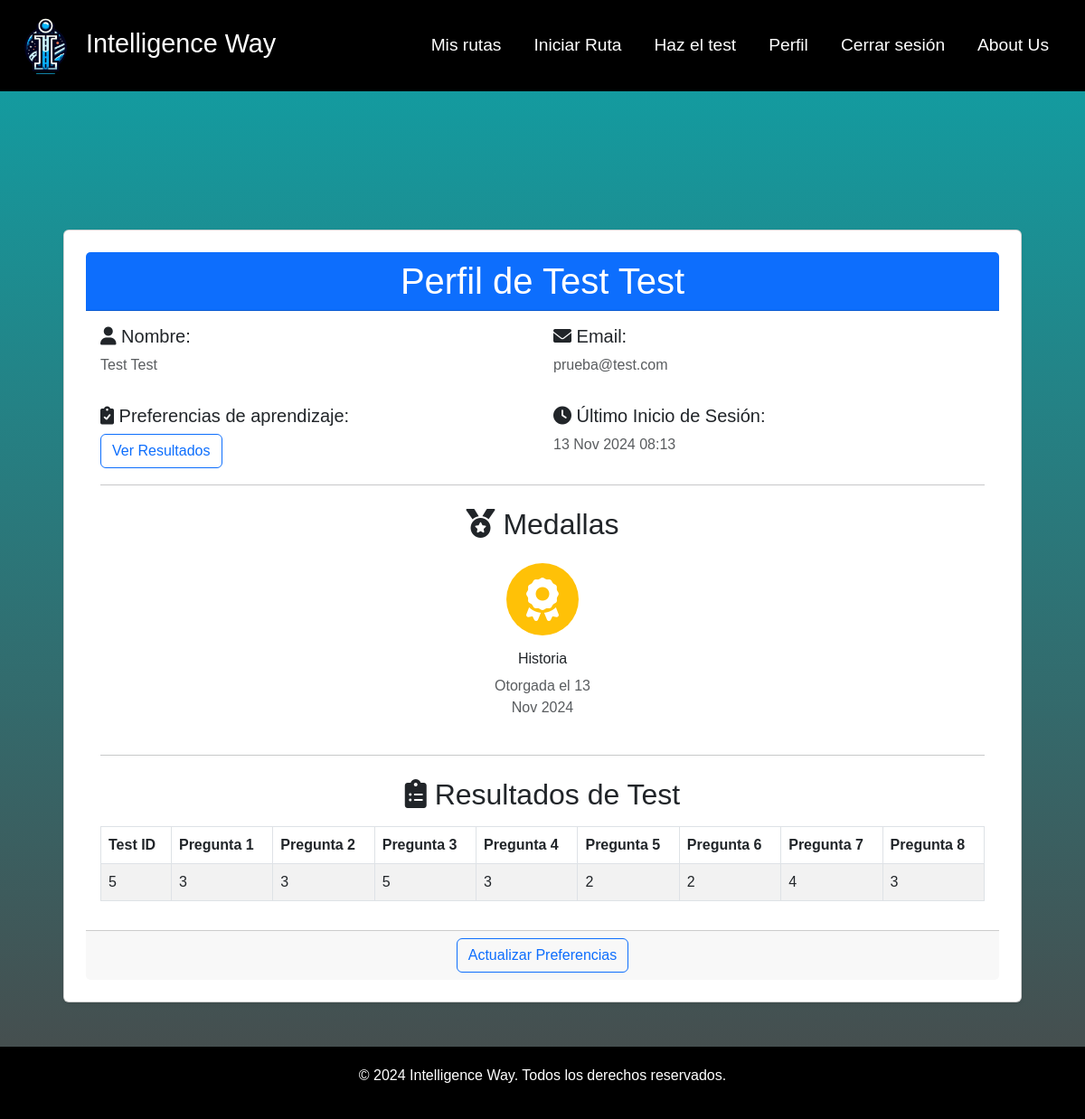
The page /account/ (signed in) on the database as committed earlier.
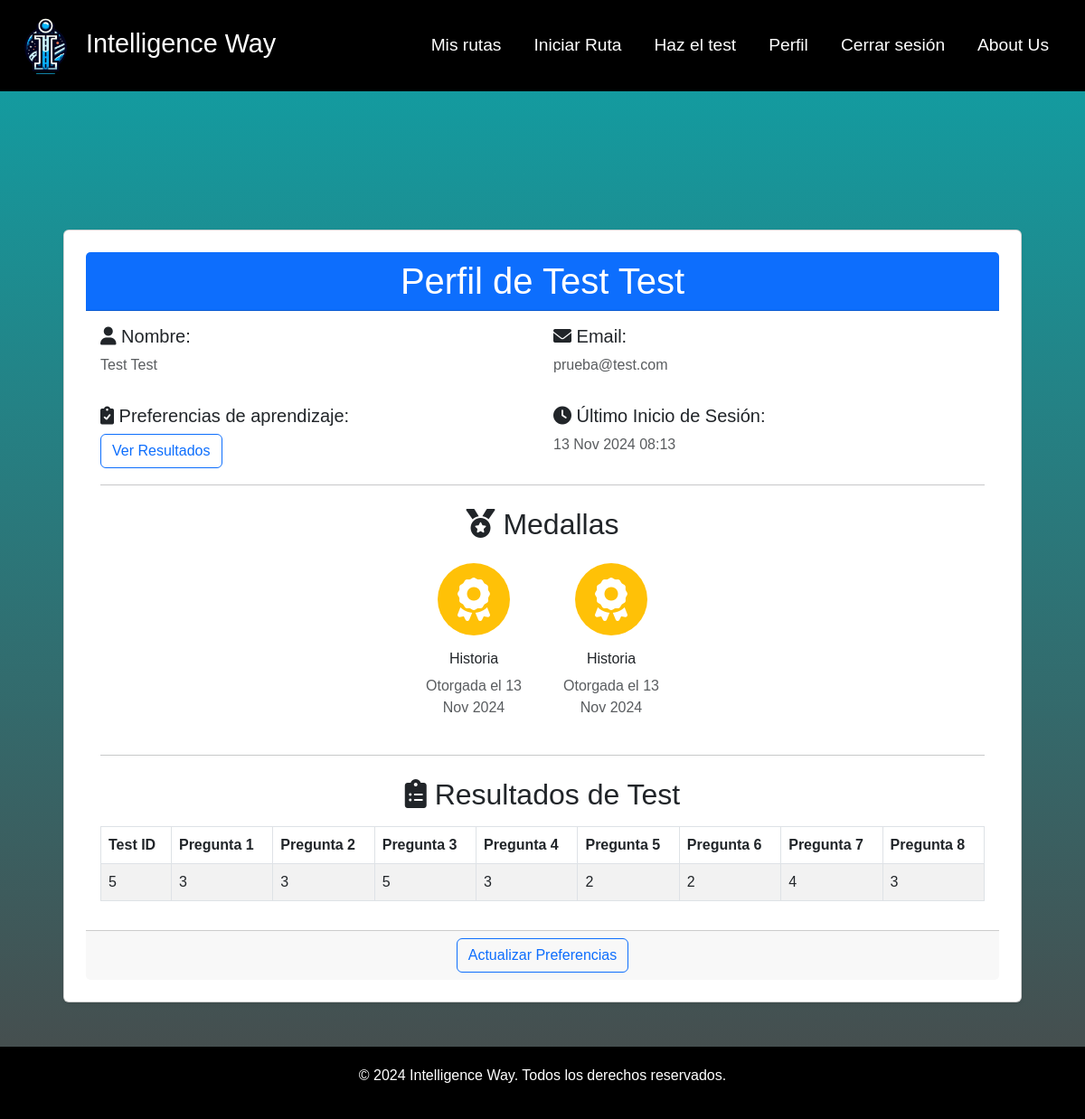
The same page on the database as committed later.
### user/models.py (models this page shows, shortened)
class User(AbstractBaseUser, PermissionsMixin):
    ROLES = [
        ('admin', 'Admin'),
        ('usuario', 'Usuario')
    ]
    nombre = models.CharField(max_length=100)
    apellido = models.CharField(max_length=100)
    email = models.EmailField(unique=True)
    tiempo = models.IntegerField(default=1)
    content = models.FloatField(default=1)
    is_active = models.BooleanField(default=True)
    is_staff = models.BooleanField(default=False)
    preferenciaAudio = models.IntegerField(null=True)
    preferenciaVideo = models.IntegerField(null=True)
    preferenciaTexto = models.IntegerField(null=True)
    tiempoAprendizaje = models.IntegerField(null=True)
    objects = MyUserManager()
    USERNAME_FIELD = 'email'
    REQUIRED_FIELDS = ['nombre', 'apellido']

### account/models.py (models this page shows, shortened)
class Medalla(models.Model):
    usuario = models.ForeignKey(User, on_delete=models.CASCADE, related_name='medallas')
    ruta = models.ForeignKey(RutaAprendizaje, on_delete=models.CASCADE)
    fecha_otorgada = models.DateTimeField(auto_now_add=True)

### route/models.py (models this page shows, shortened)
class RutaAprendizaje(models.Model):
    title = models.CharField(max_length=100)
    description = models.TextField(max_length=255)
    usuario = models.ForeignKey(User, on_delete=models.CASCADE)
    contenidos = models.ManyToManyField(Contenido, through='ProgresoContenido', related_name='rutas')
    completado = models.BooleanField(default=False)

### preferences/models.py (models this page shows, shortened)
class ModeloAprendizajeUsuario(models.Model):
    usuario = models.ForeignKey(User, on_delete=models.CASCADE)
    q1 = models.IntegerField(null=True, validators=[MinValueValidator(1), MaxValueValidator(5)])
    q2 = models.IntegerField(null=True, validators=[MinValueValidator(1), MaxValueValidator(5)])
    q3 = models.IntegerField(null=True, validators=[MinValueValidator(1), MaxValueValidator(5)])
    q4 = models.IntegerField(null=True, validators=[MinValueValidator(1), MaxValueValidator(5)])
    q5 = models.IntegerField(null=True, validators=[MinValueValidator(1), MaxValueValidator(5)])
    q6 = models.IntegerField(null=True, validators=[MinValueValidator(1), MaxValueValidator(5)])
    q7 = models.IntegerField(null=True, validators=[MinValueValidator(1), MaxValueValidator(5)])
    q8 = models.IntegerField(null=True, validators=[MinValueValidator(1), MaxValueValidator(5)])
    created_at = models.DateTimeField(auto_now_add=True)
    update_at= models.DateTimeField(auto_now=True)

### account/views.py (the view)
# urls.py: path('', views.ProfileView.as_view(), name='profile' )
class ProfileView(LoginRequiredMixin, TemplateView):
    template_name = 'profile.html'
    def get_context_data(self, **kwargs):
        context = super().get_context_data(**kwargs)
        usuario = self.request.user
        context['user'] = usuario  # Pasar el usuario autenticado al template
        context['test'] = ModeloAprendizajeUsuario.objects.get(usuario=usuario)
        resultados_tests = ModeloAprendizajeUsuario.objects.filter(usuario=usuario)
        context['resultados_tests'] = resultados_tests
        medallas = Medalla.objects.filter(usuario=usuario)
        context['medallas'] = medallas  # Pasar las medallas al contexto
        return context

### account/templates/profile.html (shortened to what this page needs)
{% extends "base.html" %}
{% load static %}
{% block content %}
<div class="container mt-3">
</div>
<link href="https://cdnjs.cloudflare.com/ajax/libs/font-awesome/6.0.0-beta3/css/all.min.css" rel="stylesheet">
<link rel="stylesheet" href="{% static 'css/medalla.css'%}">
<div class="container mt-5">
    <div class="card shadow-sm p-4">
        <div class="card-header bg-primary text-white text-center">
            <h1 class="mb-0">Perfil de {{ user.nombre }} {{ user.apellido }}</h1>
        </div>
        <div class="card-body">
            <div class="row mb-3">
                <div class="col-md-6">
                    <h5><i class="fas fa-user"></i> Nombre:</h5>
                    <p class="text-muted">{{ user.nombre }} {{ user.apellido }}</p>
                </div>
                <div class="col-md-6">
                    <h5><i class="fas fa-envelope"></i> Email:</h5>
                    <p class="text-muted">{{ user.email }}</p>
                </div>
            </div>
            <div class="row mb-3">
                <div class="col-md-6">
                    <h5><i class="fas fa-clipboard-check"></i> Preferencias de aprendizaje:</h5>
                    <a href="{% url 'calculo_preferencias' %}" class="btn btn-outline-primary">Ver Resultados</a>
                </div>
                <div class="col-md-6">
                    <h5><i class="fas fa-clock"></i> Último Inicio de Sesión:</h5>
                    <p class="text-muted">{{ user.last_login|date:"d M Y H:i" }}</p>
                </div>
            </div>
            <hr>
            <h2 class="text-center mt-4"><i class="fas fa-medal"></i> Medallas</h2>
            <div class="d-flex flex-wrap justify-content-center mt-3">
                {% if medallas %}
                    {% for medalla in medallas %}
                    <div class="medalla mx-3 my-2 text-center">
                        <div class="medalla-icono bg-warning rounded-circle d-flex align-items-center justify-content-center mx-auto" style="width: 80px; height: 80px;">
                            <i class="fas fa-award fa-2x text-white"></i>
                        </div>
                        <h5 class="mt-3">{{ medalla.ruta.title }}</h5>
                        <p class="text-muted">Otorgada el {{ medalla.fecha_otorgada|date:"d M Y" }}</p>
                    </div>
                    {% endfor %}
                {% else %}
                    <p class="text-muted">Aún no tienes medallas. Completa rutas para obtenerlas.</p>
                {% endif %}
            </div>
            <hr>
            <h2 class="text-center mt-4"><i class="fas fa-clipboard-list"></i> Resultados de Test</h2>
            <div class="table-responsive mt-3">
                <table class="table table-bordered table-striped">
                    <thead class="thead-dark">
                        <tr>
                            <th>Test ID</th>
                            <th>Pregunta 1</th>
                            <th>Pregunta 2</th>
                            <th>Pregunta 3</th>
                            <th>Pregunta 4</th>
                            <th>Pregunta 5</th>
                            <th>Pregunta 6</th>
                            <th>Pregunta 7</th>
                            <th>Pregunta 8</th>
                        </tr>
                    </thead>
                    <tbody>
                        {% for test in resultados_tests %}
                        <tr>
                            <td>{{ test.id }}</td>
                            <td>{{ test.q1 }}</td>
                            <td>{{ test.q2 }}</td>
                            <td>{{ test.q3 }}</td>
                            <td>{{ test.q4 }}</td>
                            <td>{{ test.q5 }}</td>
                            <td>{{ test.q6 }}</td>
                            <td>{{ test.q7 }}</td>
                            <td>{{ test.q8 }}</td>
                        </tr>
                        {% endfor %}
                    </tbody>
                </table>
            </div>
        </div>
        <div class="card-footer text-center">
            <a href="{% url 'preferencia_update' %}" class="btn btn-outline-primary">Actualizar Preferencias</a>
        </div>
    </div>
</div>
{% endblock %}

### home/templates/base.html (shortened to what this page needs)
{% load static %}
<!DOCTYPE html>
<html lang="es">
<head>
    <link href="https://cdn.jsdelivr.net/npm/bootstrap@5.3.0-alpha1/dist/css/bootstrap.min.css" rel="stylesheet">
    <link rel="stylesheet" href="{% static 'css/styles.css' %}" >
</head>
<body class="d-flex flex-column min-vh-100">
    <nav class="navbar navbar-expand-lg navbar-light bg-custom">
        <div class="container-fluid">
            <a class="navbar-brand" href="{% url 'index' %}">
                <img src="{% static 'img/logo.png' %}" alt="Intelligence Way Logo" style="width:75px; height: auto;">
                Intelligence Way
            </a>
            <div class="collapse navbar-collapse" id="navbarNav">
                <ul class="navbar-nav ms-auto">
                    {% if user.is_authenticated %}
                        <a class="nav-link" href="{% url "my_routes" %}">Mis rutas</a>
                    <li class="nav-item">
                        <a class="nav-link" href="{% url "crear_ruta" %}">Iniciar Ruta</a>
                    </li>
                    <li class="nav-item">
                        <a class="nav-link" href="{% url "preferencia_update" %}">Haz el test</a>
                    </li>
                    <li class="nav-item">
                        <a class="nav-link" href="{% url 'profile' %}">Perfil</a>
                    </li>
                    <li class="nav-item">
                        <a class="nav-link" href="{% url "logout" %}">Cerrar sesión</a>
                    </li>
                    {% endif %}
                    <li class="nav-item">
                        <a class="nav-link" href="{% url 'about_us' %}">About Us</a>
                    </li>
                </ul>
            </div>
    </nav>
    <div class="container py-4" style="margin-top: 5px; margin-bottom: 5px;">
        {% block content %}
        {% endblock content %}
    </div>
    <footer class="footer">
        <div class="container text-center">
            <p>&copy; 2024 Intelligence Way. Todos los derechos reservados.</p>
        </div>
    </footer>
</body>
</html>

### IntelligenceWay/static/css/styles.css (style rules this page uses)
body { font-family: Arial, sans-serif; margin: 0; color: #2B2D42; background: linear-gradient(to bottom, rgb(15, 162, 167), rgba(0, 0, 0, 0.712)); height: 100%; margin: 0; }
.navbar a { color: white; }
.navbar { background-color: rgb(0, 0, 0); }
.navbar-brand { color: white; font-size: 1.8rem; }
.navbar-nav .nav-link { font-size: 1.2rem; margin-right: 20px; }
footer { margin-bottom: 0; background-color: #000000; color: white; margin-top: auto; }
.container { width: 100%; height: 100%; padding: 20px; }

### IntelligenceWay/static/css/medalla.css (style rules this page uses)
.medalla { width: 120px; }
.medalla-icono { width: 80px; height: 80px; display: flex; align-items: center; justify-content: center; margin: 0 auto; font-size: 1.5rem; }
.medalla h5 { margin-top: 10px; font-size: 1rem; }

Rows that differ between the two databases and show on the page:
added Medalla: ruta "Historia", fecha_otorgada "13 Nov 2024"
